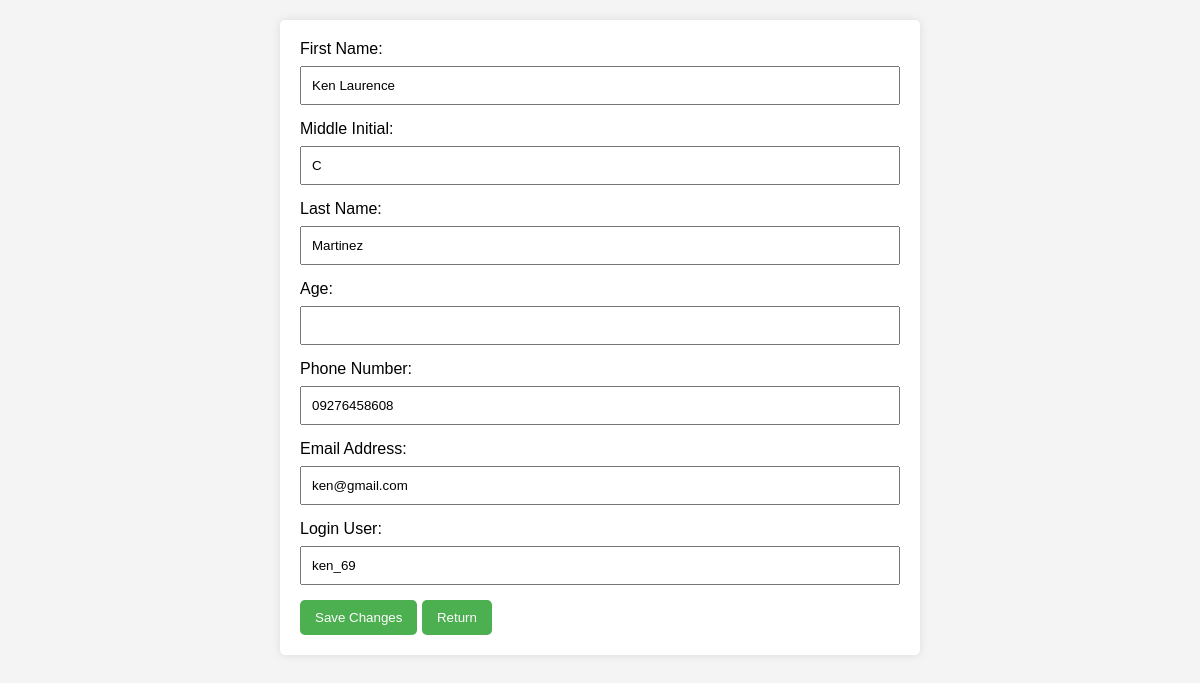
The page /editUserPage.php?userId=93 (signed in) on the database its author committed.
### tables this page shows
CREATE TABLE `user` (
  `id` int(11) NOT NULL,
  `first_name` varchar(225) NOT NULL,
  `middle_initial` varchar(225) NOT NULL,
  `last_name` varchar(225) NOT NULL,
  `sex` varchar(20) DEFAULT NULL,
  `address` varchar(200) DEFAULT NULL,
  `birthdate` date DEFAULT NULL,
  `phone_num` varchar(20) NOT NULL,
  `email_add` varchar(150) NOT NULL,
  `login_user` varchar(225) NOT NULL,
  `password` varchar(255) NOT NULL
);

### editUserPage.php (the view, shortened to what this page needs)
<?php
require "connection.php";
if ($_SERVER["REQUEST_METHOD"] == "GET" && isset($_GET["userId"])) {
    $userId = $_GET["userId"];
    $sql = "SELECT * FROM user WHERE id = $userId";
    $result = $conn->query($sql);
    if ($result->num_rows > 0) {
        $userData = $result->fetch_assoc();
?>
        <!DOCTYPE html>
        <html lang="en">
        <head>
        </head>
        <body>
            <form id="editForm">
                <label for="fname">First Name:</label>
                <input id="fname" type="text" name="Fname" value="<?php echo $userData['first_name']; ?>"><br>
                <label for="mname">Middle Initial:</label>
                <input id="mname" type="text" name="Mname" value="<?php echo $userData['middle_initial']; ?>"><br>
                <label for="lname">Last Name:</label>
                <input id="lname" type="text" name="Lname" value="<?php echo $userData['last_name']; ?>"><br>
                <label for="age">Age:</label>
                <input id="age" type="text" name="Age" value="<?php echo $userData['age']; ?>"><br>
                <label for="num">Phone Number:</label>
                <input id="num" type="text" name="Num" value="<?php echo $userData['phone_num']; ?>"><br>
                <label for="email">Email Address:</label>
                <input id="email" type="email" name="Email" value="<?php echo $userData['email_add']; ?>"><br>
                <label for="username">Login User:</label>
                <input id="username" type="text" name="loginUser" value="<?php echo $userData['login_user']; ?>"><br>
                <button type="submit" id="saveBtn">Save Changes</button>
                <button type="submit" id="returnBtn">Return</button>
            </form>
        </body>
        </html>
<?php
    } else {
        echo "User not found";
    }
} else {
    echo "Invalid request";
}
?>

### editUserPage.php (style rules this page uses)
body { font-family: Arial, sans-serif; background-color: #f4f4f4; margin: 0; padding: 0; }
form { max-width: 600px; margin: 20px auto; background-color: #fff; padding: 20px; border-radius: 5px; box-shadow: 0 0 10px rgba(0, 0, 0, 0.1); }
label { display: block; margin-bottom: 8px; }
input { width: 100%; padding: 10px; margin-bottom: 15px; box-sizing: border-box; }
button { background-color: #4caf50; color: #fff; padding: 10px 15px; border: none; border-radius: 5px; cursor: pointer; }

### rows shown on the page
user: Fname "Ken Laurence", Mname "C", Lname "Martinez", Num "09276458608", Email "ken@gmail.com", loginUser "ken_69"
